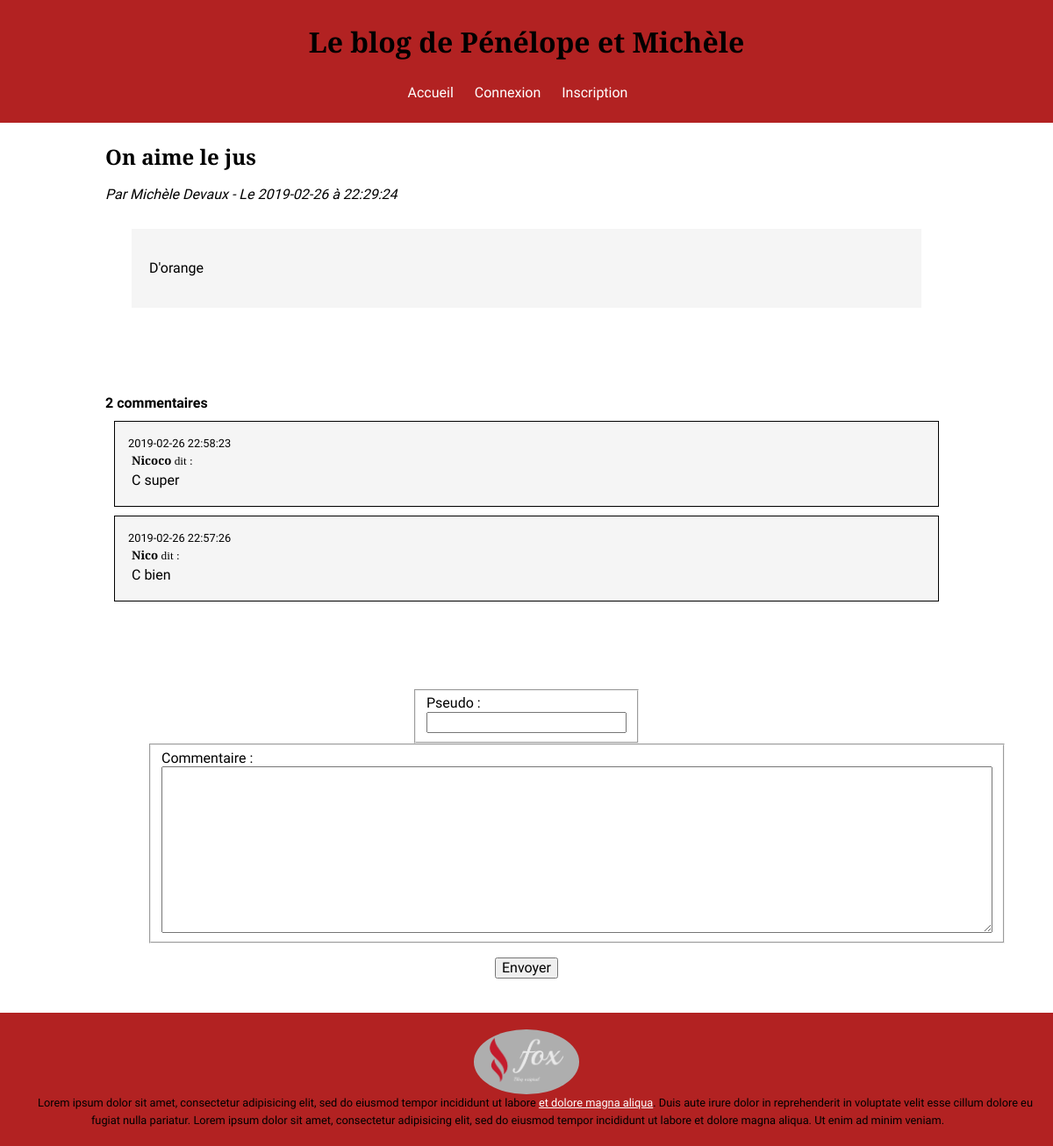
The page /article.php?art=79 on the database its author committed.
### tables this page shows
CREATE TABLE `articles` (
  `id` int(11) NOT NULL,
  `title` varchar(255) NOT NULL,
  `content` text NOT NULL,
  `creation_date` datetime NOT NULL,
  `author_id` int(11) NOT NULL,
  `category_id` int(11) NOT NULL
);

CREATE TABLE `users` (
  `id` int(11) NOT NULL,
  `username` varchar(40) NOT NULL,
  `firstname` varchar(255) NOT NULL,
  `lastname` varchar(255) NOT NULL,
  `mail` varchar(100) NOT NULL,
  `signup_date` datetime DEFAULT NULL,
  `accesslevel` int(11) NOT NULL DEFAULT '1',
  `password` varchar(100) NOT NULL
);

CREATE TABLE `comments` (
  `id` int(11) NOT NULL,
  `nickname` varchar(255) NOT NULL,
  `content` text NOT NULL,
  `creation_date` datetime NOT NULL,
  `article_id` int(11) NOT NULL
);

### article.php (called while the page is built, shortened)
<?php
$key = filter_input(INPUT_GET, 'art', FILTER_VALIDATE_INT);
$DB = connect("localhost", "blog");
$query = $DB->prepare("SELECT articles.*, users.firstname, users.lastname FROM articles JOIN users ON articles.author_id = users.id WHERE articles.id = :k");
$query->execute(array(':k' => $key));
$data = $query->fetch();
$query = $DB->prepare("SELECT * FROM comments WHERE article_id = :k ORDER BY creation_date DESC");
$query->execute([':k' => $key]);
$comments = $query->fetchAll(PDO::FETCH_ASSOC);
require_once "templates/template.phtml";
?>

### templates/article.phtml (the view, shortened to what this page needs)
<main id="articleDetail">
    <section id="article">
        <h2><?= $data['title'] ?></h2>
        <em><?= "Par " . $data['firstname'] . " " . $data['lastname'] . " - Le " . substr($data["creation_date"], 0, -8) . " à " . substr($data["creation_date"], -8) ?></em>
        <article><?= $data['content'] ?></article>
    </section>
    <section id="comments">
        <strong><?= count($comments) ?> commentaires</strong>
        <?php foreach ($comments as $com) : ?>
        <article>
            <small><?= $com['creation_date'] ?></small>
            <h5><strong><?= $com['nickname'] ?></strong> dit :</h5>
            <p><?= $com["content"] ?></p>
        </article>
        <?php endforeach ?>
    </section>
    <form action="addComment.php" method="post">
        <fieldset <?php if ($_SESSION['authLevel'] > 0) : ?>style="display: none"<?php endif ?>>
            <label for="nickname">Pseudo :</label>
            <input value="<?php if ($_SESSION['authLevel'] > 0) {
                                echo $_SESSION['username'];
                            } ?>" id="nickname" name="nickname" type="text">
        </fieldset>
        <fieldset>
            <label for="content">Commentaire :</label>
            <textarea name="content" id="content" cols="102" rows="10"></textarea>
        </fieldset>
        <fieldset>
            <button type="submit">Envoyer</button>
        </fieldset>
    </form>
</main>

### css/style.css (style rules this page uses)
html { height: 100%; box-sizing: border-box; }
*, *::before, *::after { box-sizing: inherit; }
body { margin: 0 auto; font-family: "Source Sans Pro", sans-serif; position: relative; margin: 0; padding-bottom: 6rem; min-height: 100%; }
h1, h2, h3, h4, h5, h6 { font-family: "Libre Baskerville", serif; }
h5 { font-weight: normal; }
main { clear: both; width: 80vw; margin: 0 auto; }
section { margin-bottom: 100px; }
article { background-color: whitesmoke; padding: 20px; margin: 30px; }
#comments article { border: 1px solid black; position: relative; }
#articleDetail { margin-bottom: 75px; }
#comments article p, #comments article h5 { margin: 2px; padding: 2px; }
#comments article { margin: 10px; padding: 15px; }
#comments + form { display: flex; flex-flow: row wrap; justify-content: space-around; margin: auto; width: 90%; }
#comments + form fieldset { display: flex; flex-direction: column; }
#comments + form fieldset:first-of-type { width: 20%; }
#comments + form fieldset:nth-of-type(2) { width: 78%; }
#comments + form fieldset:last-of-type { width: 100%; border: none; }
#comments + form fieldset:last-of-type button { margin: 10px auto; }
main { margin-bottom: 75px; }

### rows shown on the page
articles: title "On aime le jus", author.firstname "Michèle", author.lastname "Devaux", creation_date "2019-02-26", creation_date "22:29:24", content "D'orange"
comments: creation_date "2019-02-26 22:58:23", nickname "Nicoco", content "C super"
comments: creation_date "2019-02-26 22:57:26", nickname "Nico", content "C bien"

### other values the page prints
count($comments) "2"
